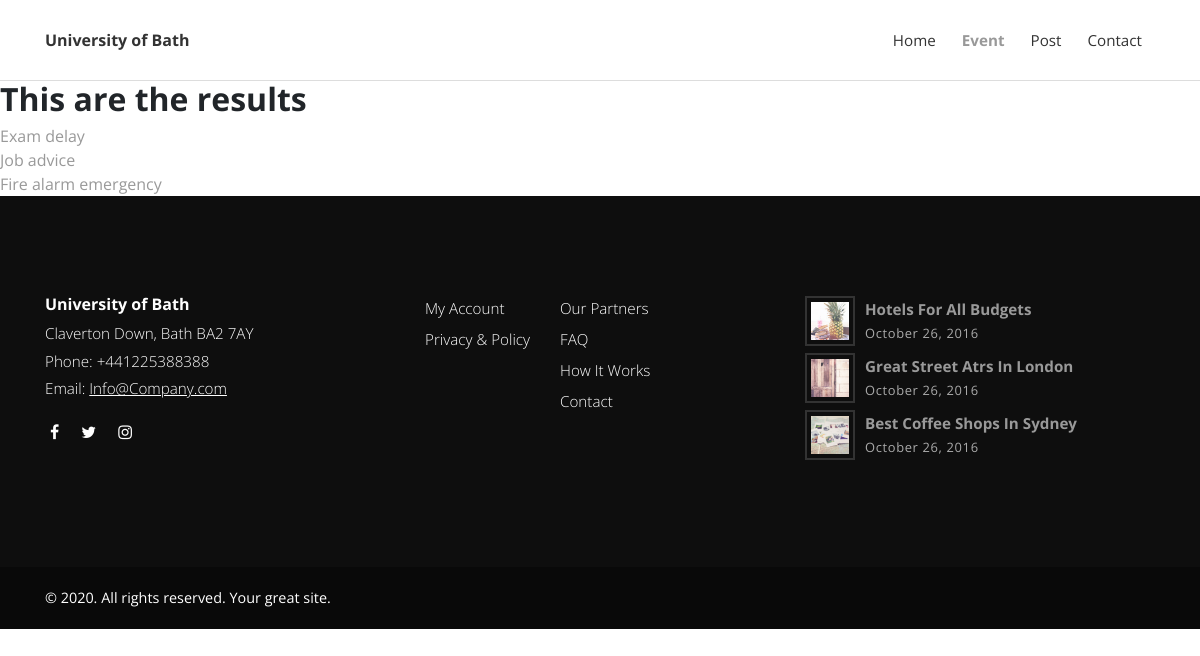
The page /search/ on the database as committed earlier.
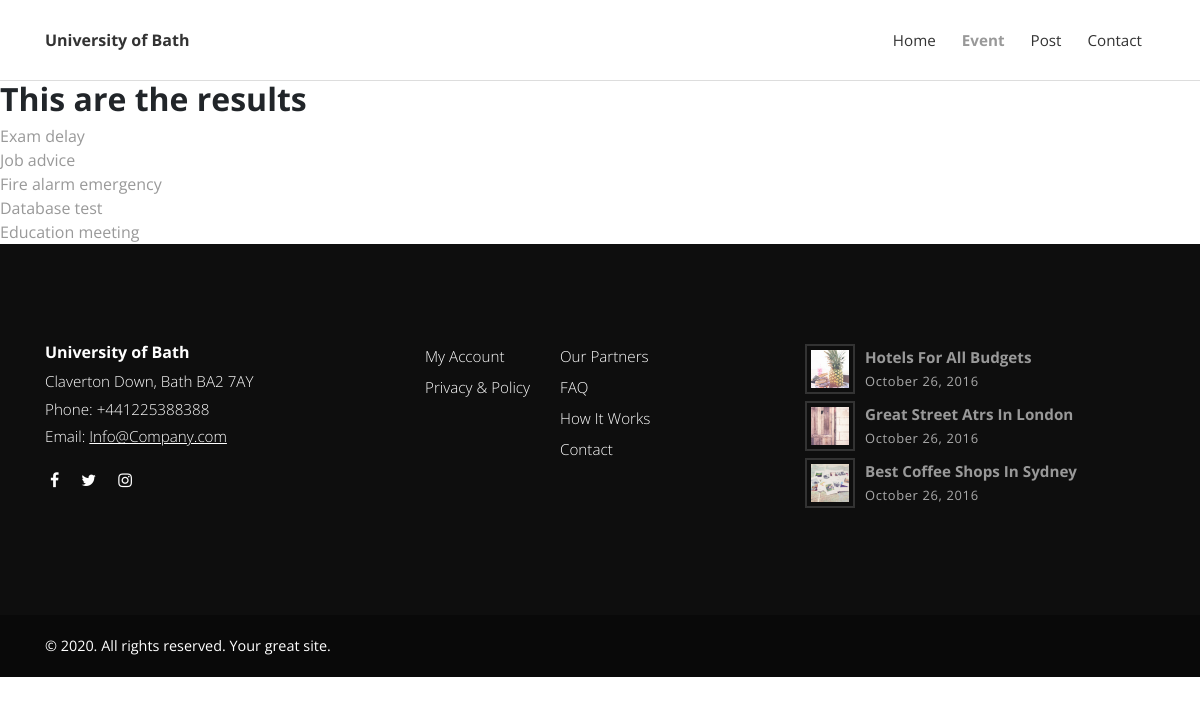
The same page on the database as committed later.
### posts/models.py (models this page shows, shortened)
class Post(models.Model):
    categories = models.ManyToManyField(Category)
    title = models.CharField(max_length=100)
    overview = models.TextField()
    author = models.ForeignKey(Author, on_delete=models.CASCADE)
    timestamp = models.DateTimeField(auto_now_add=True)
    comment_count = models.IntegerField(default=0)
    view_count = models.IntegerField(default=0)
    thumbnail = models.ImageField()
    content = HTMLField()
    featured = models.BooleanField(default=True)
    def get_absolute_url(self):
        return reverse('post-detail', kwargs={
            'id': self.id
        })

### posts/views.py (the view)
# urls.py: path('search/', search, name='search'),
def search(request):
    queryset = Post.objects.all()
    query = request.GET.get('q')
    if query:
        queryset = queryset.filter(
            Q(title__icontains=query)|  # or
            Q(overview__icontains=query)
        ).distinct()  # if the same post, only get one
    context = {
        'queryset': queryset
    }
    return render(request, 'search_results.html', context)

### templates/search_results.html
{% extends "base.html"%}
{% load static %}
{% block content %}
<h2>This are the results</h2>
{% for post in queryset %}
<a href="{{post.get_absolute_url}}">{{post.title}}</a>
<br>
{% endfor %}
{% endblock %}

### templates/base.html (shortened to what this page needs)
<!DOCTYPE html>
<html>
{% include "head.html" %}
<body>
    {% include "header.html" %}
    {% block content %}
    {% endblock content %}
    {% include "footer.html" %}
</body>
</html>

### templates/head.html (shortened to what this page needs)
{% load static %}
<head>
    <link rel="stylesheet" href="{% static 'vendor/bootstrap/css/bootstrap.min.css' %}">
    <link rel="stylesheet" href="{% static 'vendor/font-awesome/css/font-awesome.min.css' %}">
    <link rel="stylesheet" href="{% static 'css/fontastic.css' %}">
    <link rel="stylesheet" href="{% static 'vendor/@fancyapps/fancybox/jquery.fancybox.min.css' %}">
    <link rel="stylesheet" href="{% static 'css/style.default.css' %}" id="theme-stylesheet">
    <link rel="stylesheet" href="{% static 'css/custom.css' %}">
    <link rel="stylesheet" href="{% static 'css/github.css' %}">
</head>

### templates/header.html (shortened to what this page needs)
    <header class="header">
      <nav class="navbar navbar-expand-lg">
        <div class="container">
          <div class="navbar-header d-flex align-items-center justify-content-between">
            <a href="/" class="navbar-brand">University of Bath</a>
          </div>
          <div id="navbarcollapse" class="collapse navbar-collapse">
            <ul class="navbar-nav ml-auto">
              <li class="nav-item"><a href="/" class="nav-link ">Home</a>
              </li>
              <li class="nav-item"><a href="/blog" class="nav-link active ">Event</a>
              </li>
              <li class="nav-item"><a href="/post" class="nav-link ">Post</a>
              </li>
              <li class="nav-item"><a href="#" class="nav-link ">Contact</a>
              </li>
            </ul>
          </div>
        </div>
      </nav>
    </header>

### templates/footer.html
{% load static %}
    <footer class="main-footer">
      <div class="container">
        <div class="row">
          <div class="col-md-4">
            <div class="logo">
              <h6 class="text-white">University of Bath</h6>
            </div>
            <div class="contact-details">
              <p>Claverton Down, Bath BA2 7AY</p>
              <p>Phone: +441225388388</p>
              <p>Email: <a href="mailto:info@company.com">Info@Company.com</a></p>
              <ul class="social-menu">
                <li class="list-inline-item"><a href="#"><i class="fa fa-facebook"></i></a></li>
                <li class="list-inline-item"><a href="#"><i class="fa fa-twitter"></i></a></li>
                <li class="list-inline-item"><a href="#"><i class="fa fa-instagram"></i></a></li>
              </ul>
            </div>
          </div>
          <div class="col-md-4">
            <div class="menus d-flex">
              <ul class="list-unstyled">
                <li> <a href="#">My Account</a></li>
                <li> <a href="#">Privacy &amp; Policy</a></li>
              </ul>
              <ul class="list-unstyled">
                <li> <a href="#">Our Partners</a></li>
                <li> <a href="#">FAQ</a></li>
                <li> <a href="#">How It Works</a></li>
                <li> <a href="#">Contact</a></li>
              </ul>
            </div>
          </div>
          <div class="col-md-4">
            <div class="latest-posts"><a href="#">
                <div class="post d-flex align-items-center">
                  <div class="image"><img src="{% static 'img/small-thumbnail-1.jpg'%}" alt="..." class="img-fluid"></div>
                  <div class="title"><strong>Hotels for all budgets</strong><span class="date last-meta">October 26, 2016</span></div>
                </div></a><a href="#">
                <div class="post d-flex align-items-center">
                  <div class="image"><img src="{% static 'img/small-thumbnail-2.jpg'%}" alt="..." class="img-fluid"></div>
                  <div class="title"><strong>Great street atrs in London</strong><span class="date last-meta">October 26, 2016</span></div>
                </div></a><a href="#">
                <div class="post d-flex align-items-center">
                  <div class="image"><img src="{% static 'img/small-thumbnail-3.jpg'%}" alt="..." class="img-fluid"></div>
                  <div class="title"><strong>Best coffee shops in Sydney</strong><span class="date last-meta">October 26, 2016</span></div>
                </div></a></div>
          </div>
        </div>
      </div>
      <div class="copyrights">
        <div class="container">
          <div class="row">
            <div class="col-md-6">
              <p>&copy; 2020. All rights reserved. Your great site.</p>
            </div>
          </div>
        </div>
      </div>
    </footer>

### templates/scripts.html (shortened to what this page needs)
{% load static %}

### static_in_env/css/style.default.css (style rules this page uses)
body { overflow-x: hidden; }
strong { font-weight: 700; }
a, i, span { display: inline-block; text-decoration: none; -webkit-transition: all 0.3s; transition: all 0.3s; }
a i { -webkit-transition: none; transition: none; }
ul { margin: 0; padding: 0; }
.text-white { color: #fff; }
h1, h2, h3, h4, h5, h6 { margin-bottom: 15px; }
.navbar { background: #fff; padding-top: 20px !important; padding-bottom: 20px !important; z-index: 9998; border-bottom: 1px solid #ddd; }
.navbar .navbar-nav a.nav-link { color: #333; margin: 0 5px; font-weight: 400; font-size: 0.95em; }
.navbar .navbar-nav a.nav-link.active { color: #999; font-weight: bold; }
.post .date { letter-spacing: 0.05em; font-weight: 400; text-transform: uppercase; color: #aaa; }
.post .title, .post .date, .post .comments, .post .views { font-weight: 400; color: #999; text-transform: capitalize; }
.post .title::after, .post .date::after, .post .comments::after, .post .views::after { content: '|'; display: inline-block; margin: 0 7px; font-size: 0.9em; color: #ccc; }
footer.main-footer { background: #0e0e0e; padding: 100px 0 0; color: #fff; }
footer.main-footer .contact-details p { font-weight: 300; color: #fff; margin-bottom: 5px; font-size: 0.95em; }
footer.main-footer .contact-details a { text-decoration: underline; margin-bottom: 0; }
footer.main-footer a { color: inherit; font-weight: 300; margin-bottom: 7px; }
footer.main-footer ul { margin-right: 30px; }
footer.main-footer .list-unstyled a { font-size: 0.95em; }
footer.main-footer .latest-posts .image { max-width: 50px; padding: 4px; border: 2px solid #333; margin-right: 10px; }
footer.main-footer .latest-posts a { font-size: 0.95em; text-decoration: none; }
footer.main-footer .latest-posts strong { display: block; }
footer.main-footer .latest-posts .date { font-size: 0.85em; color: #aaa; }
footer.main-footer .copyrights { background: #090909; margin-top: 100px; padding: 20px 0; font-size: 0.9em; }
footer.main-footer .copyrights * { margin-bottom: 0; }
footer.main-footer .social-menu { margin-top: 20px; }
footer.main-footer .social-menu li { padding: 0 5px; }
footer.main-footer .date::after, footer.main-footer .title::after { display: none !important; }
.navbar { padding: 0.5rem 1rem; }
.navbar-brand { display: inline-block; padding-top: 0.5rem; padding-bottom: 0.5rem; margin-right: 1rem; font-size: 1rem; color: #333; font-weight: bold; }
body { font-family: "Open Sans", sans-serif; font-size: 1rem; font-weight: normal; line-height: 1.5; color: #212529; background-color: #fff; }
a { color: #999; text-decoration: none; }
h1, h2, h3, h4, h5, h6, .h1, .h2, .h3, .h4, .h5, .h6 { margin-bottom: 0.5rem; font-family: inherit; font-weight: 700; line-height: 1.1; color: inherit; }
h2, .h2 { font-size: 2rem; }
h6, .h6 { font-size: 1rem; }

Rows that differ between the two databases and show on the page:
added Post: title "Database test"
added Post: title "Education meeting"
